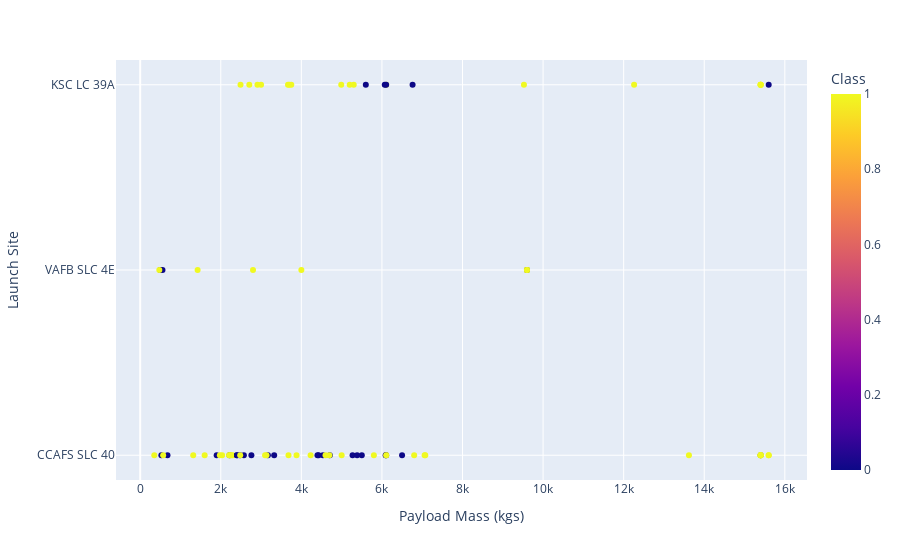

Notebook code cell kept with this figure:
### Code cell
fig3=px.scatter(df, x="PayloadMass", y="LaunchSite", color="Class", labels={"PayloadMass": "Payload Mass (kgs)", "LaunchSite": "Launch Site"})
fig3.show()

### Figure 1 — Plotly figure (JSON) as saved in the notebook; plotly's stock layout.template omitted (floating-point values rounded to 4 significant figures)
{"data": [{"hovertemplate": "Payload Mass (kgs)=%{x}<br>Launch Site=%{y}<br>Class=%{marker.color}<extra></extra>", "legendgroup": "", "marker": {"color": [0, 0, 0, 0, 0, 0, 1, 1, 0, 0, 0, 0, 1, 0, 0, 0, 1, 0, 0, 1, 1, 1, 1, 1, 0, 1, 1, 0, 1, 1, 0, 1, 1, 1, 0, 1, 1, 1, 1, 1, 1, 1, 1, 1, 1, 0, 0, 0, 1, 1, 0, 0, 1, 1, 1, 1, 1, 1, 1, 0, 0, 1, 1, 1, 1, 1, 1, 0, 1, 1, 1, 1, 0, 1, 0, 1, 0, 1, 1, 1, 1, 1, 1, 1, 1, 1, 1, 1, 1, 1], "coloraxis": "coloraxis", "symbol": "circle"}, "mode": "markers", "name": "", "orientation": "h", "showlegend": false, "type": "scatter", "x": [6105.0, 525, 677, 500, 3170, 3325, 2296, 1316, 4535, 4428, 2216, 2395, 570, 1898, 4707, 2477, 2034, 553, 5271, 3136, 4696, 3100, 2257, 4600, 5500, 9600, 2490, 5600, 5300, 6105.0, 6070, 2708, 3669, 9600, 6761, 2910, 475, 4990, 9600, 5200, 3700, 2205, 9600, 6105.0, 4230, 6092, 9600, 2760, 350, 3750, 5384.0, 2410, 7076, 9600, 5800, 7060, 2800, 3000, 4000, 2573, 4400, 9600, 12259, 2482, 13620, 1425, 2228.0, 6500, 15600, 5000, 6800, 15400, 6105.0, 15600, 15400, 1977, 15600, 15400, 9525, 15400, 15400, 3880, 6105.0, 15400, 1600, 15400, 15400, 15400, 15400, 3681], "xaxis": "x", "y": ["CCAFS SLC 40", "CCAFS SLC 40", "CCAFS SLC 40", "VAFB SLC 4E", "CCAFS SLC 40", "CCAFS SLC 40", "CCAFS SLC 40", "CCAFS SLC 40", "CCAFS SLC 40", "CCAFS SLC 40", "CCAFS SLC 40", "CCAFS SLC 40", "CCAFS SLC 40", "CCAFS SLC 40", "CCAFS SLC 40", "CCAFS SLC 40", "CCAFS SLC 40", "VAFB SLC 4E", "CCAFS SLC 40", "CCAFS SLC 40", "CCAFS SLC 40", "CCAFS SLC 40", "CCAFS SLC 40", "CCAFS SLC 40", "CCAFS SLC 40", "VAFB SLC 4E", "KSC LC 39A", "KSC LC 39A", "KSC LC 39A", "KSC LC 39A", "KSC LC 39A", "KSC LC 39A", "KSC LC 39A", "VAFB SLC 4E", "KSC LC 39A", "KSC LC 39A", "VAFB SLC 4E", "KSC LC 39A", "VAFB SLC 4E", "KSC LC 39A", "KSC LC 39A", "CCAFS SLC 40", "VAFB SLC 4E", "CCAFS SLC 40", "CCAFS SLC 40", "CCAFS SLC 40", "VAFB SLC 4E", "CCAFS SLC 40", "CCAFS SLC 40", "KSC LC 39A", "CCAFS SLC 40", "CCAFS SLC 40", "CCAFS SLC 40", "VAFB SLC 4E", "CCAFS SLC 40", "CCAFS SLC 40", "VAFB SLC 4E", "KSC LC 39A", "VAFB SLC 4E", "CCAFS SLC 40", "CCAFS SLC 40", "VAFB SLC 4E", "KSC LC 39A", "CCAFS SLC 40", "CCAFS SLC 40", "VAFB SLC 4E", "CCAFS SLC 40", "CCAFS SLC 40", "CCAFS SLC 40", "CCAFS SLC 40", "CCAFS SLC 40", "CCAFS SLC 40", "KSC LC 39A", "CCAFS SLC 40", "CCAFS SLC 40", "CCAFS SLC 40", "KSC LC 39A", "KSC LC 39A", "KSC LC 39A", "CCAFS SLC 40", "CCAFS SLC 40", "CCAFS SLC 40", "CCAFS SLC 40", "CCAFS SLC 40", "CCAFS SLC 40", "KSC LC 39A", "KSC LC 39A", "KSC LC 39A", "CCAFS SLC 40", "CCAFS SLC 40"], "yaxis": "y"}], "layout": {"autosize": true, "coloraxis": {"colorbar": {"title": {"text": "Class"}}, "colorscale": [[0, "#0d0887"], [0.1111, "#46039f"], [0.2222, "#7201a8"], [0.3333, "#9c179e"], [0.4444, "#bd3786"], [0.5556, "#d8576b"], [0.6667, "#ed7953"], [0.7778, "#fb9f3a"], [0.8889, "#fdca26"], [1, "#f0f921"]]}, "legend": {"tracegroupgap": 0}, "margin": {"t": 60}, "xaxis": {"anchor": "y", "autorange": true, "domain": [0, 1], "range": [-599.1, 16550.0], "title": {"text": "Payload Mass (kgs)"}, "type": "linear"}, "yaxis": {"anchor": "x", "autorange": true, "domain": [0, 1], "range": [-0.1418, 2.142], "title": {"text": "Launch Site"}, "type": "category"}}}
